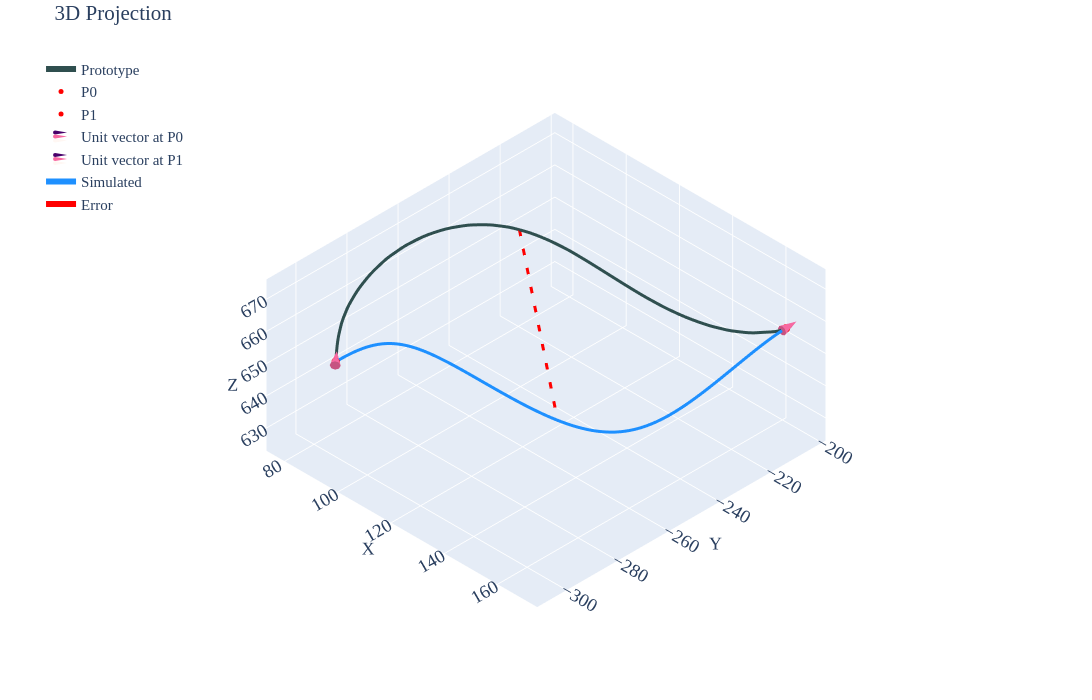

Notebook code cell kept with this figure:
### Code cell
#| label: w3

wiper_looper(wipe=3)
